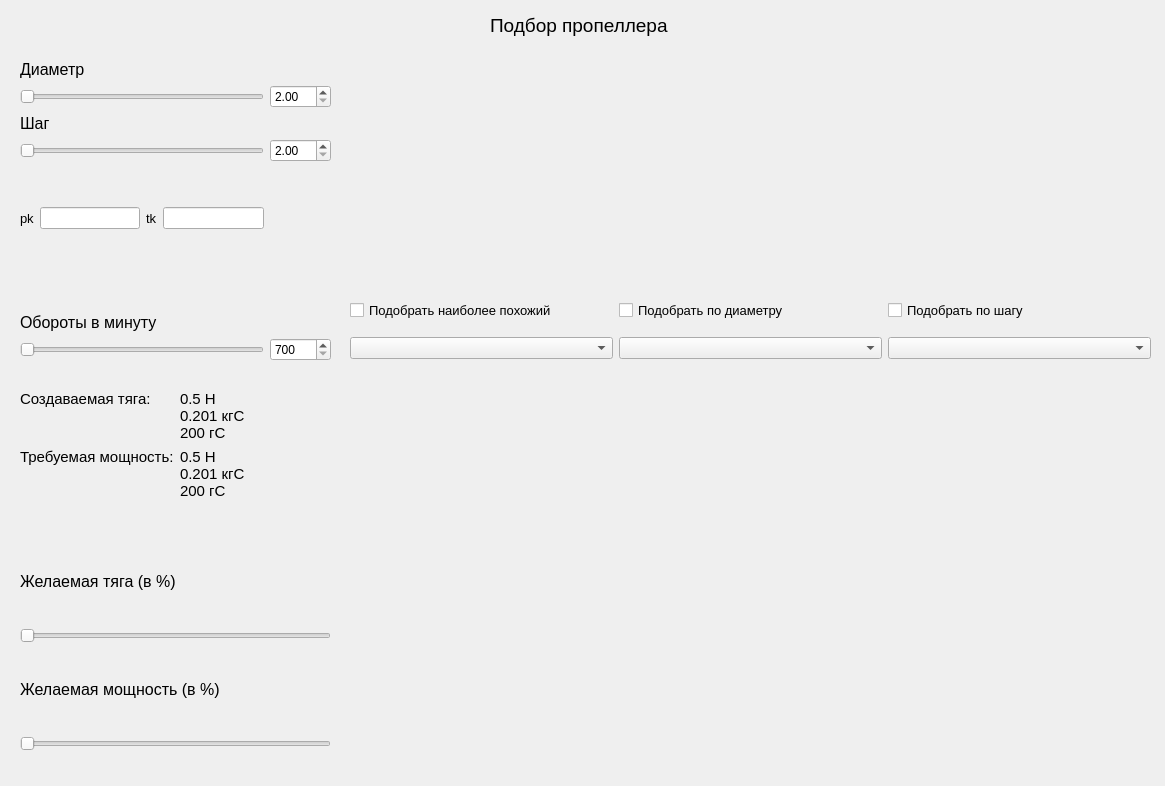
<?xml version="1.0" encoding="UTF-8"?>
<ui version="4.0">
 <class>MainWindow</class>
 <widget class="QMainWindow" name="MainWindow">
  <property name="geometry">
   <rect>
    <x>0</x>
    <y>0</y>
    <width>1165</width>
    <height>786</height>
   </rect>
  </property>
  <property name="windowTitle">
   <string>Prop Selector</string>
  </property>
  <widget class="QWidget" name="centralwidget">
   <widget class="QLabel" name="title">
    <property name="geometry">
     <rect>
      <x>490</x>
      <y>10</y>
      <width>211</width>
      <height>31</height>
     </rect>
    </property>
    <property name="font">
     <font>
      <family>Arial</family>
      <pointsize>14</pointsize>
     </font>
    </property>
    <property name="autoFillBackground">
     <bool>false</bool>
    </property>
    <property name="text">
     <string>Подбор пропеллера</string>
    </property>
    <property name="scaledContents">
     <bool>false</bool>
    </property>
   </widget>
   <widget class="QLabel" name="plot_pic">
    <property name="geometry">
     <rect>
      <x>340</x>
      <y>370</y>
      <width>800</width>
      <height>400</height>
     </rect>
    </property>
    <property name="text">
     <string/>
    </property>
    <property name="pixmap">
     <pixmap>../../../Лена/.designer/plot.png</pixmap>
    </property>
   </widget>
   <widget class="QWidget" name="gridLayoutWidget">
    <property name="geometry">
     <rect>
      <x>20</x>
      <y>60</y>
      <width>311</width>
      <height>301</height>
     </rect>
    </property>
    <layout class="QGridLayout" name="sliders_grid">
     <item row="13" column="0">
      <widget class="QSlider" name="rpm_slider">
       <property name="minimum">
        <number>700</number>
       </property>
       <property name="maximum">
        <number>30000</number>
       </property>
       <property name="singleStep">
        <number>1</number>
       </property>
       <property name="value">
        <number>700</number>
       </property>
       <property name="sliderPosition">
        <number>700</number>
       </property>
       <property name="orientation">
        <enum>Qt::Horizontal</enum>
       </property>
      </widget>
     </item>
     <item row="8" column="0">
      <spacer name="verticalSpacer">
       <property name="orientation">
        <enum>Qt::Vertical</enum>
       </property>
       <property name="sizeHint" stdset="0">
        <size>
         <width>20</width>
         <height>40</height>
        </size>
       </property>
      </spacer>
     </item>
     <item row="5" column="0">
      <widget class="QSlider" name="p_slider">
       <property name="minimum">
        <number>1</number>
       </property>
       <property name="maximum">
        <number>1230</number>
       </property>
       <property name="orientation">
        <enum>Qt::Horizontal</enum>
       </property>
      </widget>
     </item>
     <item row="9" column="0">
      <layout class="QHBoxLayout" name="tk_pk_lay">
       <item>
        <widget class="QLabel" name="pk_text">
         <property name="font">
          <font>
           <pointsize>10</pointsize>
          </font>
         </property>
         <property name="text">
          <string>pk</string>
         </property>
        </widget>
       </item>
       <item>
        <widget class="QLineEdit" name="pk_input">
         <property name="text">
          <string/>
         </property>
         <property name="readOnly">
          <bool>true</bool>
         </property>
        </widget>
       </item>
       <item>
        <widget class="QLabel" name="tk_text">
         <property name="font">
          <font>
           <pointsize>10</pointsize>
          </font>
         </property>
         <property name="text">
          <string>tk</string>
         </property>
        </widget>
       </item>
       <item>
        <widget class="QLineEdit" name="tk_input">
         <property name="text">
          <string/>
         </property>
         <property name="readOnly">
          <bool>true</bool>
         </property>
        </widget>
       </item>
      </layout>
     </item>
     <item row="5" column="1">
      <widget class="QDoubleSpinBox" name="p_num">
       <property name="minimum">
        <double>2.000000000000000</double>
       </property>
       <property name="maximum">
        <double>20.000000000000000</double>
       </property>
       <property name="singleStep">
        <double>0.500000000000000</double>
       </property>
      </widget>
     </item>
     <item row="12" column="0">
      <widget class="QLabel" name="rpm_text">
       <property name="font">
        <font>
         <pointsize>12</pointsize>
        </font>
       </property>
       <property name="text">
        <string>Обороты в минуту</string>
       </property>
      </widget>
     </item>
     <item row="0" column="0">
      <widget class="QLabel" name="d_text">
       <property name="font">
        <font>
         <pointsize>12</pointsize>
        </font>
       </property>
       <property name="text">
        <string>Диаметр</string>
       </property>
      </widget>
     </item>
     <item row="11" column="0">
      <spacer name="verticalSpacer_2">
       <property name="orientation">
        <enum>Qt::Vertical</enum>
       </property>
       <property name="sizeHint" stdset="0">
        <size>
         <width>20</width>
         <height>40</height>
        </size>
       </property>
      </spacer>
     </item>
     <item row="4" column="0">
      <widget class="QLabel" name="p_text">
       <property name="font">
        <font>
         <pointsize>12</pointsize>
        </font>
       </property>
       <property name="text">
        <string>Шаг</string>
       </property>
      </widget>
     </item>
     <item row="1" column="1">
      <widget class="QDoubleSpinBox" name="d_num">
       <property name="suffix">
        <string/>
       </property>
       <property name="minimum">
        <double>2.000000000000000</double>
       </property>
       <property name="maximum">
        <double>20.000000000000000</double>
       </property>
       <property name="singleStep">
        <double>0.500000000000000</double>
       </property>
       <property name="stepType">
        <enum>QAbstractSpinBox::DefaultStepType</enum>
       </property>
      </widget>
     </item>
     <item row="1" column="0">
      <widget class="QSlider" name="d_slider">
       <property name="minimum">
        <number>1</number>
       </property>
       <property name="maximum">
        <number>180</number>
       </property>
       <property name="singleStep">
        <number>1</number>
       </property>
       <property name="orientation">
        <enum>Qt::Horizontal</enum>
       </property>
      </widget>
     </item>
     <item row="10" column="0">
      <spacer name="verticalSpacer_3">
       <property name="orientation">
        <enum>Qt::Vertical</enum>
       </property>
       <property name="sizeHint" stdset="0">
        <size>
         <width>20</width>
         <height>40</height>
        </size>
       </property>
      </spacer>
     </item>
     <item row="13" column="1">
      <widget class="QSpinBox" name="rpm_num">
       <property name="minimum">
        <number>700</number>
       </property>
       <property name="maximum">
        <number>30000</number>
       </property>
       <property name="singleStep">
        <number>100</number>
       </property>
      </widget>
     </item>
    </layout>
   </widget>
   <widget class="QWidget" name="verticalLayoutWidget">
    <property name="geometry">
     <rect>
      <x>20</x>
      <y>540</y>
      <width>311</width>
      <height>211</height>
     </rect>
    </property>
    <layout class="QVBoxLayout" name="thr_pwr_inp">
     <item>
      <widget class="QLabel" name="thr_inp_text">
       <property name="font">
        <font>
         <pointsize>12</pointsize>
        </font>
       </property>
       <property name="text">
        <string>Желаемая тяга (в %)</string>
       </property>
      </widget>
     </item>
     <item>
      <widget class="QSlider" name="pwr_slider">
       <property name="minimum">
        <number>1</number>
       </property>
       <property name="maximum">
        <number>100</number>
       </property>
       <property name="orientation">
        <enum>Qt::Horizontal</enum>
       </property>
      </widget>
     </item>
     <item>
      <widget class="QLabel" name="pow_inp_text">
       <property name="font">
        <font>
         <pointsize>12</pointsize>
        </font>
       </property>
       <property name="text">
        <string>Желаемая мощность (в %)</string>
       </property>
      </widget>
     </item>
     <item>
      <widget class="QSlider" name="thr_slider">
       <property name="minimum">
        <number>1</number>
       </property>
       <property name="maximum">
        <number>100</number>
       </property>
       <property name="orientation">
        <enum>Qt::Horizontal</enum>
       </property>
      </widget>
     </item>
    </layout>
   </widget>
   <widget class="QWidget" name="layoutWidget">
    <property name="geometry">
     <rect>
      <x>20</x>
      <y>390</y>
      <width>311</width>
      <height>141</height>
     </rect>
    </property>
    <layout class="QFormLayout" name="outStats_lay">
     <item row="0" column="0">
      <widget class="QLabel" name="thr_text">
       <property name="font">
        <font>
         <pointsize>11</pointsize>
        </font>
       </property>
       <property name="text">
        <string>Создаваемая тяга:

</string>
       </property>
      </widget>
     </item>
     <item row="0" column="1">
      <widget class="QLabel" name="thr_vals">
       <property name="font">
        <font>
         <pointsize>11</pointsize>
         <kerning>true</kerning>
        </font>
       </property>
       <property name="text">
        <string>0.5 Н
0.201 кгС
200 гС</string>
       </property>
      </widget>
     </item>
     <item row="1" column="0">
      <widget class="QLabel" name="pwr_text">
       <property name="font">
        <font>
         <pointsize>11</pointsize>
        </font>
       </property>
       <property name="text">
        <string>Требуемая мощность:

</string>
       </property>
      </widget>
     </item>
     <item row="1" column="1">
      <widget class="QLabel" name="pwr_vals">
       <property name="font">
        <font>
         <pointsize>11</pointsize>
         <kerning>true</kerning>
        </font>
       </property>
       <property name="text">
        <string>0.5 Н
0.201 кгС
200 гС</string>
       </property>
      </widget>
     </item>
    </layout>
   </widget>
   <widget class="QWidget" name="gridLayoutWidget_2">
    <property name="geometry">
     <rect>
      <x>350</x>
      <y>60</y>
      <width>801</width>
      <height>221</height>
     </rect>
    </property>
    <layout class="QGridLayout" name="gridLayout">
     <item row="0" column="0">
      <layout class="QVBoxLayout" name="props_lay">
       <item>
        <widget class="QLabel" name="front_prop">
         <property name="text">
          <string/>
         </property>
         <property name="pixmap">
          <pixmap>../../../Лена/.designer/backup/resize.png</pixmap>
         </property>
        </widget>
       </item>
       <item>
        <widget class="QLabel" name="side_prop">
         <property name="text">
          <string/>
         </property>
         <property name="pixmap">
          <pixmap>../../../Лена/.designer/backup/resize.png</pixmap>
         </property>
         <property name="scaledContents">
          <bool>false</bool>
         </property>
        </widget>
       </item>
      </layout>
     </item>
    </layout>
   </widget>
   <widget class="QWidget" name="gridLayoutWidget_3">
    <property name="geometry">
     <rect>
      <x>350</x>
      <y>290</y>
      <width>801</width>
      <height>80</height>
     </rect>
    </property>
    <layout class="QGridLayout" name="comboBoxLay">
     <item row="0" column="0">
      <widget class="QCheckBox" name="own_box">
       <property name="enabled">
        <bool>true</bool>
       </property>
       <property name="font">
        <font>
         <pointsize>10</pointsize>
        </font>
       </property>
       <property name="text">
        <string>Подобрать наиболее похожий</string>
       </property>
       <property name="checked">
        <bool>false</bool>
       </property>
      </widget>
     </item>
     <item row="1" column="0">
      <widget class="QComboBox" name="selected_props"/>
     </item>
     <item row="0" column="1">
      <widget class="QCheckBox" name="d_assort_box">
       <property name="enabled">
        <bool>true</bool>
       </property>
       <property name="font">
        <font>
         <pointsize>10</pointsize>
        </font>
       </property>
       <property name="text">
        <string>Подобрать по диаметру</string>
       </property>
       <property name="checked">
        <bool>false</bool>
       </property>
      </widget>
     </item>
     <item row="0" column="2">
      <widget class="QCheckBox" name="p_assort_box">
       <property name="enabled">
        <bool>true</bool>
       </property>
       <property name="font">
        <font>
         <pointsize>10</pointsize>
        </font>
       </property>
       <property name="text">
        <string>Подобрать по шагу</string>
       </property>
       <property name="checked">
        <bool>false</bool>
       </property>
      </widget>
     </item>
     <item row="1" column="1">
      <widget class="QComboBox" name="selected_d_props"/>
     </item>
     <item row="1" column="2">
      <widget class="QComboBox" name="selected_p_props"/>
     </item>
    </layout>
   </widget>
  </widget>
 </widget>
 <resources/>
 <connections>
  <connection>
   <sender>rpm_num</sender>
   <signal>valueChanged(int)</signal>
   <receiver>rpm_slider</receiver>
   <slot>setValue(int)</slot>
   <hints>
    <hint type="sourcelabel">
     <x>289</x>
     <y>336</y>
    </hint>
    <hint type="destinationlabel">
     <x>251</x>
     <y>347</y>
    </hint>
   </hints>
  </connection>
  <connection>
   <sender>rpm_slider</sender>
   <signal>valueChanged(int)</signal>
   <receiver>rpm_num</receiver>
   <slot>setValue(int)</slot>
   <hints>
    <hint type="sourcelabel">
     <x>221</x>
     <y>350</y>
    </hint>
    <hint type="destinationlabel">
     <x>299</x>
     <y>354</y>
    </hint>
   </hints>
  </connection>
 </connections>
</ui>
